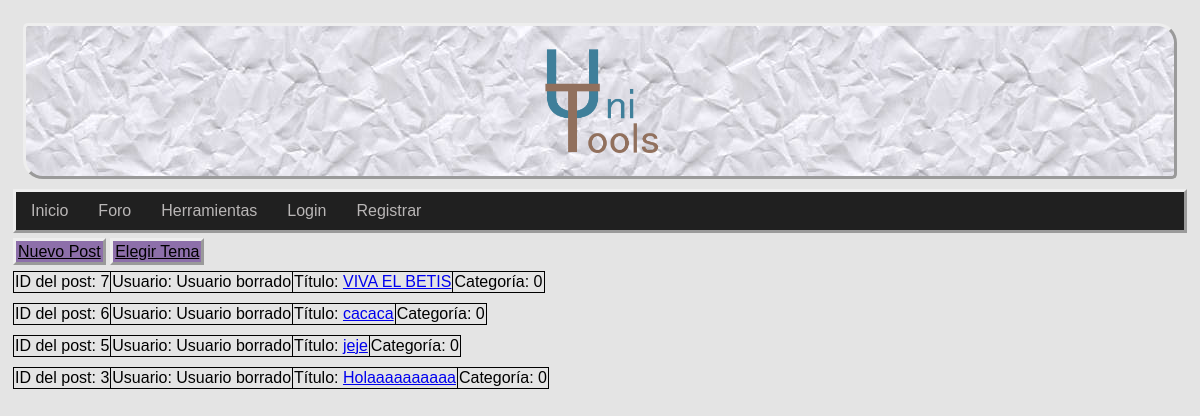
The app's page /index.php?page=foro with its own data.
### tables this page shows
CREATE TABLE `posts` (
  `id_post` int(11) NOT NULL,
  `user` int(11) NOT NULL,
  `title` text NOT NULL,
  `content` text NOT NULL,
  `id_cat` int(11) NOT NULL
);

### dao/post_class.php (called while the page is built, shortened)
<?php
class TOUPost {
	private $id_Post;
	private $title;
	private $category;
	function __construct($id_post ='',$user='',$title='',$content='',$category=''){
        $this->id_Post = $id_post;
		$this->title = $title;
		$this->category = $category;
	}
	public function get_id(){
		return $this->id_Post;
	}
	public function get_title(){
		return $this->title;
	}
	public function get_category(){
		return $this->category;
	}
}
?>

### dao/DAO.php (called while the page is built, shortened)
<?php
class DAO {
	public $conn;
	public function __construct() {
		if (!$this->conn){
			$this->conn = mysqli_connect("localhost", "root", "", "unitoolsdb");
		}
	}
	public function ejecutarConsulta($query){
		$result = mysqli_query($this->conn, $query) or die($this->conn->error);
        $array = mysqli_fetch_assoc($result);
		return $array;
	}
	public function devolverConsulta($query){
		$result = mysqli_query($this->conn, $query) or die($this->conn->error);
		return $result;
	}
}
?>

### dao/dao_post.php (called while the page is built, shortened)
<?php
include_once('DAO.php');
include_once('post_class.php');
class DAOpost extends DAO {
	public function show_all_data(){
		$sql = sprintf("SELECT * FROM posts ORDER BY id_post DESC");
		$query = $this->devolverConsulta($sql);
        $array = [];
        while($result = mysqli_fetch_assoc($query)){
            $post = new TOUpost( $result['id_post'],$result['user'],$result['title'],$result['content'],$result['id_cat']);
            array_push($array, $post);
        }
		return $array;
	}
}
?>

### dao/dao_user.php (called while the page is built, shortened)
<?php
include_once('DAO.php');
class DAOUsuario extends DAO {
	public function search_userId($userId){
		$sql = sprintf("SELECT * FROM user WHERE id_User = $userId");
		if (!$this->ejecutarConsulta($sql))
			return null;
		else
		{
			$result = $this->ejecutarConsulta($sql);
			$user = new TOUser($result['id_User'],$result['email'],$result['password'],$result['username'],$result['premium']);
			return $user;
		}
	}
}
?>

### scripts/foro/foro.php (the view, shortened to what this page needs)
<div class = "cotenido">
    <a class= "botonForo" href="index.php?page=nuevoPost">Nuevo Post</a>
    <a class= "botonForo" href="index.php?page=temas">Elegir Tema</a>
    <?php
        include_once("dao/dao_user.php");
        include_once("dao/dao_post.php");
        $dao_post = new DAOpost();
        $dao_user = new DAOUsuario();
        $res = $dao_post->show_all_data();
        while(!empty($res)){
            $curr_post = array_shift($res);
            $post_id = $curr_post->get_id();
            $usuario = $dao_user->search_userId($post_id);
            $categoria = $curr_post->get_category();
            $title = $curr_post->get_title();
            if ($usuario == null) {
                $username = "Usuario borrado";
            }
            else {
                $username = $usuario->get_username();
            }
            echo "<table class=\"posts\">";
	        echo "<tbody>";
		    echo "<tr>";
			echo "<td>ID del post: " . $post_id . "</td>";
			echo "<td>Usuario: " . $username . "</td>";
            echo "<td>Título: " . "<a href=\"index.php?page=post&id=" . $post_id . "\">" . $title . "</a></td>";
            echo "<td>Categoría: " . $categoria . "</td>";
		    echo "</tr>";
	        echo "</tbody>";
            echo "</table>";
        }
    ?>
</div>

### index.php (shortened to what this page needs)
<!DOCTYPE html>
<html>
<head>
    <link rel="stylesheet" type="text/css" href="css/hoja.css">
</head>
<body>
<div id="contenedor">
    <?php
        require("includes/common/cabecera.php") ;
	 	require("includes/common/navegacion.php") ;
	?>
	<div id="contenido">
	   <?php require("includes/common/contenido.php");?>
	</div>
</div>
</body>

### includes/common/cabecera.php
<div class="header">
    <a href="index.php"><img src="img/UniTools.png" alt="UniTools" width="120"></a>
</div>

### includes/common/navegacion.php (shortened to what this page needs)
<div class="navbar">
    <?php
            if(!isset($_SESSION["login"]) || !($_SESSION["login"]))
            {
                echo "<a href=\"index.php\">Inicio</a>";
                echo "<a href=\"index.php?page=foro\">Foro</a>";
                echo "<a href=\"index.php?page=herramientas\">Herramientas</a>";
                echo"<a href=\"index.php?page=login\">Login</a>";
                echo"<a href=\"index.php?page=registrar\" >Registrar</a>";
            }
    ?>
</div>

### includes/common/contenido.php (shortened to what this page needs)
<?php
if(isset($_GET["page"])) {
    if($_GET["page"] == "login") {
        require("scripts/login.php");
    }
    else if($_GET["page"] == "registrar") {
        require("scripts/registro.php");
    }
    else if($_GET["page"] == "procesarlogin") {
        require("scripts/procesarLogin.php");
    }
    else if($_GET["page"] == "logout") {
        require("scripts/logout.php");
    }
    else if ($_GET["page"] == "foro") {
        require("scripts/foro/foro.php");
    }
}
else {
    echo "<h1>Página principal</h1>
    <p> Aquí está el contenido público, visible para todos los usuarios. </p>";
}
?>

### css/hoja.css (style rules this page uses)
.header { background-image: url(../img/PaperCrumpled0004_1_350.jpg); padding: 5px; border-style: outset; border-radius: 5px 20px 5px; margin: 10px; text-align: center; }
.navbar { background-color: rgb(32, 32, 32); overflow: hidden; border-style: outset; display:flex; margin-right: auto; margin-bottom: 10px; }
.navbar a { float: left; display: block; color: rgb(185, 182, 182); text-align: center; padding: 10px 15px; text-decoration: none; }
.botonForo { border-style: outset; padding: 2px; background-color: rgb(141, 111, 170); color: black; }
table { margin-top: 10px; border-collapse: collapse; }
table, th, td { border: 1px solid black; }
body { font-family: Arial; padding:5px; background: #e4e4e4 }

### records on screen
posts: id_post "7", username "Usuario borrado", title "VIVA EL BETIS", id_cat "0"
posts: id_post "6", username "Usuario borrado", title "cacaca", id_cat "0"
posts: id_post "5", username "Usuario borrado", title "jeje", id_cat "0"
posts: id_post "3", username "Usuario borrado", title "Holaaaaaaaaaa", id_cat "0"
